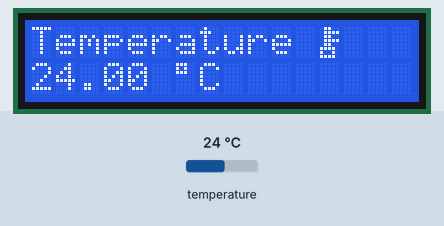
This sketch was run on a simulated Arduino Uno, built with avr-gcc and run on an emulated ATmega328P. Parts: 16×2 character LCD. The inputs (shaded band) are chosen by the test bench; at power-on: temperature 24 °C. What the sketch prints to the serial monitor is not drawn.

Above: at 10.8 s.
10.9 s: temperature set to 12 °C
At 12.4 s:
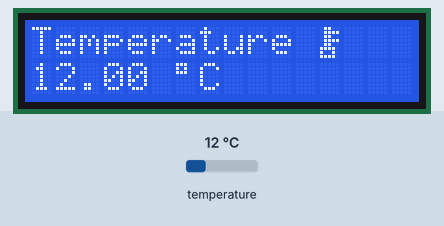
12.7 s: temperature set to 19 °C
At 13.8 s:
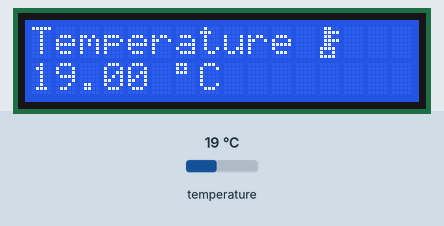
14.2 s: temperature set to 28 °C
At 15.3 s:
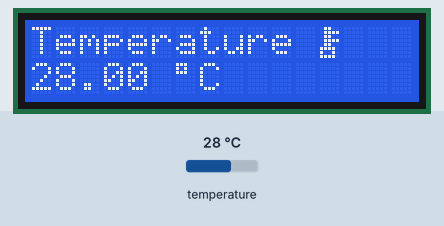
15.8 s: temperature set to 33 °C
At 16.8 s:
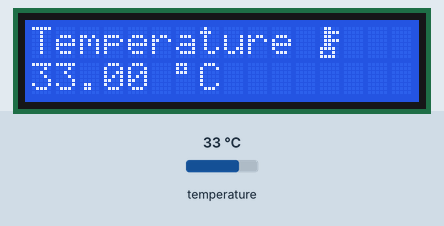
Timing chart, 0 to 18.3 s (numbered marks = the images above; inputs shaded):
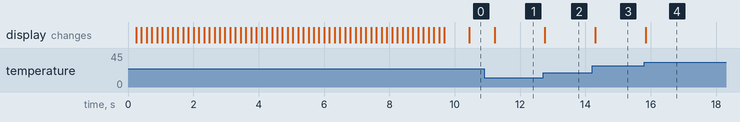

The sketch:

lcd_2.ino
```cpp
#include <LiquidCrystal.h>
#include <DallasTemperature.h>
#include <OneWire.h>

const int rs = 12, en = 11, d4 = 5, d5 = 4, d6 = 3, d7 = 2;
int temp_sensor_1 = 6;
int temp_sensor_2 = 9;
int temp_sensor_3 = 10;


float temperature = 0;
float fahrenheit = 0;
float temperature2 = 0;
float fahrenheit2 = 0;
float temperature3 = 0;
float fahrenheit3 = 0;

LiquidCrystal lcd(rs, en, d4, d5, d6, d7);

OneWire oneWirePin_1 (temp_sensor_1);
DallasTemperature sensors(&oneWirePin_1);

int x = 150;
int y = 5000;

  byte stepA1[8] = {B00011,B00111,B00111,B00111,B00111,B00001,B00011,B00111};
  byte stepA2[8] = {B00001,B00001,B00011,B00011,B00011,B00001,B00000,B00001};
  byte stepA3[8] = {B11111,B11111,B11111,B11111,B11111,B11011,B10001,B10001};
  byte stepA4[8] = {B11111,B11111,B11101,B11101,B11111,B11111,B11111,B11111};
  byte stepA5[8] = {B11000,B11100,B11100,B11100,B11100,B10000,B11000,B11100};
  byte stepA6[8] = {B00000,B10000,B11000,B00000,B11000,B11100,B11000,B10000};

//setting pixels for running man right:
//step 1 of 3:
  byte stepB1[8] = {B00011,B00011,B00011,B00011,B00001,B00000,B00000,B00000};
  byte stepB2[8] = {B00000,B00001,B00001,B00011,B00011,B00011,B00000,B00001};
  byte stepB3[8] = {B11111,B11111,B11111,B11111,B11111,B11111,B11111,B11110};
  byte stepB4[8] = {B11111,B11111,B11101,B11101,B11111,B11111,B11111,B11111};
  byte stepB5[8] = {B00000,B00000,B10000,B10000,B10000,B00000,B10000,B00000};
  byte stepB6[8] = {B00000,B11000,B00000,B11000,B11100,B11000,B10000,B00000};

//step 2 of 3
  byte stepC1[8] = {B11111,B11111,B11101,B00011,B00111,B01111,B01111,B00111};
  byte stepC2[8] = {B00000,B00001,B00001,B00011,B00011,B00011,B00000,B00111};
  byte stepC3[8] = {B11111,B11111,B11111,B11111,B11111,B10011,B00000,B00000};
  byte stepC4[8] = {B11111,B11111,B11101,B11101,B11111,B11111,B11111,B11111};
  byte stepC5[8] = {B11110,B11110,B01100,B11100,B11100,B11100,B00000,B00000};
  byte stepC6[8] = {B00000,B11000,B00000,B11000,B11100,B11000,B10000,B00000};

//step 3 of 3
  byte stepD1[8] = {B00001,B00011,B00111,B00111,B00111,B01111,B01100,B00000};
  byte stepD2[8] = {B00000,B00000,B00001,B00001,B00011,B00011,B00011,B00000};
  byte stepD3[8] = {B11111,B11111,B11111,B11111,B11111,B11111,B11110,B11111};
  byte stepD4[8] = {B00000,B11111,B11111,B11101,B11101,B11111,B11111,B11111};
  byte stepD5[8] = {B10000,B11000,B10000,B00000,B00000,B00000,B00000,B00000};
  byte stepD6[8] = {B00000,B00000,B11000,B00000,B11000,B11100,B11000,B10000};

//setting pixels for man slipping right
//step 1 of 3
  byte slipA1[8] = {B00111,B00111,B00011,B00011,B00001,B01111,B01111,B00111};
  byte slipA2[8] = {B00000,B00011,B00111,B01111,B01111,B00111,B00011,B00111};
  byte slipA3[8] = {B11111,B11111,B11111,B11111,B11111,B11111,B11000,B10000};
  byte slipA4[8] = {B11111,B11111,B11101,B11101,B11111,B11111,B11111,B11111};
  byte slipA5[8] = {B11000,B11000,B10000,B00000,B00000,B00000,B00000,B00000};
  byte slipA6[8] = {B00000,B11000,B00000,B11100,B11100,B11000,B10000,B11000};

//step 2 of 3
  byte slipB1[8] = {B00011,B00011,B00001,B00001,B00000,B00111,B00111,B00011};
  byte slipB2[8] = {B00000,B00001,B00011,B00111,B00111,B00011,B00001,B00011};
  byte slipB3[8] = {B11111,B11111,B11111,B11111,B11111,B11111,B11100,B11000};
  byte slipB4[8] = {B11111,B11111,B11110,B11110,B11111,B11111,B11111,B11111};
  byte slipB5[8] = {B11100,B11100,B11000,B10000,B10000,B00000,B00000,B00000};
  byte slipB6[8] = {B00000,B11000,B10000,B11100,B11110,B11100,B11000,B11100};

//step 3 of 3
  byte slipC1[8] = {B00001,B00001,B00000,B00000,B00000,B00011,B00011,B00001};
  byte slipC2[8] = {B00000,B00000,B00001,B00011,B00011,B00001,B00000,B00001};
  byte slipC3[8] = {B11111,B11111,B11111,B11111,B11111,B11111,B11110,B11100};
  byte slipC4[8] = {B01111,B11111,B11111,B11111,B11111,B11111,B11111,B11111};
  byte slipC5[8] = {B11110,B11110,B11100,B11000,B11000,B10000,B00000,B00000};
  byte slipC6[8] = {B10000,B11100,B11000,B11110,B11111,B11110,B11100,B11110};

//setting pixels for man running left
//step 1 of 3
  byte stepE1[8] = {B00000,B00001,B00001,B00001,B00000,B00000,B00001,B00000};
  byte stepE2[8] = {B00000,B00011,B00000,B00011,B00111,B00011,B00001,B00000};
  byte stepE3[8] = {B11111,B11111,B11111,B11111,B11111,B11111,B11111,B01111};
  byte stepE4[8] = {B11111,B11111,B10111,B10111,B11111,B11111,B11111,B11111};
  byte stepE5[8] = {B11000,B11000,B11000,B11000,B10000,B00000,B00000,B00000};
  byte stepE6[8] = {B00000,B10000,B10000,B11000,B11000,B11000,B10000,B10000};

//step 2 of 3
  byte stepF1[8] = {B01111,B01111,B01100,B00111,B00111,B00111,B00000,B00000};
  byte stepF2[8] = {B00000,B00011,B00000,B00011,B00111,B00011,B00001,B00000};
  byte stepF3[8] = {B11111,B11111,B11111,B11111,B11111,B11001,B00000,B00000};
  byte stepF4[8] = {B11111,B11111,B10111,B10111,B11111,B11111,B11111,B11111};
  byte stepF5[8] = {B11111,B11111,B10111,B11000,B11100,B11110,B11110,B11100};
  byte stepF6[8] = {B00000,B10000,B10000,B11000,B11000,B11000,B00000,B11100};

//step 3 of 3
  byte stepG1[8] = {B00001,B00011,B00001,B00000,B00000,B00000,B00000,B00000};
  byte stepG2[8] = {B00000,B00000,B00011,B00000,B00011,B00111,B00011,B00001};
  byte stepG3[8] = {B11111,B11111,B11111,B11111,B11111,B11111,B01111,B11111};
  byte stepG4[8] = {B00000,B11111,B11111,B10111,B10111,B11111,B11111,B11111};
  byte stepG5[8] = {B10000,B11000,B11100,B11100,B11100,B11110,B00110,B00000};
  byte stepG6[8] = {B00000,B00000,B10000,B10000,B11000,B11000,B11000,B00000};

//setting pixels for man slipping left
//step 1 of 3
  byte slipD1[8] = {B00011,B00011,B00001,B00000,B00000,B00000,B00000,B00000};
  byte slipD2[8] = {B00000,B00001,B00000,B00011,B00111,B00011,B00001,B00011};
  byte slipD3[8] = {B11111,B11111,B11111,B11111,B11111,B11111,B00011,B00001};
  byte slipD4[8] = {B11111,B11111,B10111,B10111,B11111,B11111,B11111,B11111};
  byte slipD5[8] = {B11100,B11100,B11000,B11000,B10000,B11110,B11110,B11100};
  byte slipD6[8] = {B00000,B11000,B11100,B11110,B11110,B11100,B11000,B11100};

//step 2 of 3
  byte slipE1[8] = {B00111,B00111,B00111,B00011,B00001,B00000,B00000,B00000};
  byte slipE2[8] = {B00000,B00011,B00001,B00111,B01111,B00111,B00011,B00111};
  byte slipE3[8] = {B11111,B11111,B11111,B11111,B11111,B11111,B00111,B00011};
  byte slipE4[8] = {B11111,B11111,B01111,B01111,B11111,B11111,B11111,B11111};
  byte slipE5[8] = {B11000,B11000,B10000,B00000,B10000,B11100,B11100,B11000};
  byte slipE6[8] = {B00000,B00000,B11000,B11100,B11100,B11000,B10000,B11000};

//step 3 of 3
  byte slipF1[8] = {B01111,B01111,B00111,B00111,B00011,B00001,B00000,B00000};
  byte slipF2[8] = {B00001,B00111,B00011,B01111,B11111,B01111,B00111,B01111};
  byte slipF3[8] = {B11111,B11111,B11111,B11111,B11111,B11111,B01111,B00111};
  byte slipF4[8] = {B11110,B11111,B11111,B11111,B11111,B11111,B11111,B11111};
  byte slipF5[8] = {B00000,B00000,B00000,B00000,B00000,B11000,B11000,B10000};
  byte slipF6[8] = {B00000,B00000,B10000,B11000,B11000,B10000,B00000,B10000};
// END setting all the pixel-art


void setup() {
  lcd.begin(16, 2);
  Serial.begin(9600);
  sensors.begin();


  lcd.clear();
  runningManR();
  manslipR();
  runningManL();
  manslipL();
  runningManR();
  manslipR();
  runningManL();
  manslipL();
  lcd.clear();

//  lcd.print("Loading");
//  delay(500);
//  lcd.clear();
//  lcd.print("Loading.");
//  delay(500);
//  lcd.clear();
//  lcd.print("Loading..");
//  delay(500);
//  lcd.clear();
//  lcd.print("Loading...");
//  delay(500);
//  lcd.clear();
//  lcd.print("Loading.");
//  delay(500);
//  lcd.clear();
//  lcd.print("Loading..");
//  delay(500);
//  lcd.clear();
//  lcd.print("Loading...");
//  delay(500);
//  lcd.clear();

//  lcd.print("Temperature" + (char)223 + "C");

  lcd.print("Temperature");

  byte customChar[] = {
      B01100,
      B01111,
      B01100,
      B01111,
      B01100,
      B11110,
      B10010,
      B11110
    };

  lcd.createChar(1, customChar);
  lcd.setCursor(12, 0);
  lcd.write(1);

}

void loop() {
  lcd.setCursor(0, 1);
  sensors.requestTemperatures();
  temperature = sensors.getTempCByIndex(0);

  union {
    float value;
    unsigned char bytes[4];
  } byte_Temp;

  byte_Temp.value = temperature;

  int temp = (int)(temperature);
  fahrenheit = sensors.toFahrenheit(temperature);

  if(temperature<-50){
    lcd.clear();
    lcd.setCursor(0, 0);
    lcd.print("Error");
    lcd.setCursor(0, 1);
    lcd.print("Check Wire");
  }
  else{
    lcd.clear();
    lcd.setCursor(0, 0);

//    char bigEnough[64] = "";
//    strcat(bigEnough, "Temperature");
//    strcat(bigEnough, (char)223);
//    strcat(bigEnough, "C)");

    byte customChar[] = {
      B01100,
      B01111,
      B01100,
      B01111,
      B01100,
      B11110,
      B10010,
      B11110
    };

    lcd.print("Temperature");

    lcd.createChar(1, customChar);
    lcd.setCursor(12, 0);
    lcd.write(1);

    lcd.setCursor(0, 1);
    lcd.print(temperature);

    lcd.setCursor(6, 1);
    lcd.print((char)223);

    lcd.setCursor(7, 1);
    lcd.print("C");
  }


//  Serial.print(temperature);
  Serial.write(byte_Temp.bytes,4);
//  delay(3000);
}

// running man to the right animation part
void runningManR() {
  for (int a=0;a<11;a+=4){
  int b = a + 1;
  int c = a + 2;
  int d = a + 3;
  int e = a + 4;
  int f = a + 5;
  int g = a + 6;
  lcd.clear();
  lcd.createChar(1, stepB1);
  lcd.createChar(2, stepB2);
  lcd.createChar(3, stepB3);
  lcd.createChar(4, stepB4);
  lcd.createChar(5, stepB5);
  lcd.createChar(6, stepB6);
  lcd.setCursor(b,1);
  lcd.write(1);
  lcd.setCursor(b,0);
  lcd.write(2);
  lcd.setCursor(c,1);
  lcd.write(3);
  lcd.setCursor(c,0);
  lcd.write(4);
  lcd.setCursor(d,1);
  lcd.write(5);
  lcd.setCursor(d,0);
  lcd.write(6);
  delay(x);
  lcd.clear();
  lcd.createChar(1, stepC1);
  lcd.createChar(2, stepC2);
  lcd.createChar(3, stepC3);
  lcd.createChar(4, stepC4);
  lcd.createChar(5, stepC5);
  lcd.createChar(6, stepC6);
  lcd.setCursor(c,1);
  lcd.write(1);
  lcd.setCursor(c,0);
  lcd.write(2);
  lcd.setCursor(d,1);
  lcd.write(3);
  lcd.setCursor(d,0);
  lcd.write(4);
  lcd.setCursor(e,1);
  lcd.write(5);
  lcd.setCursor(e,0);
  lcd.write(6);
  delay(x);
  lcd.clear();
  lcd.createChar(1, stepB1);
  lcd.createChar(2, stepB2);
  lcd.createChar(3, stepB3);
  lcd.createChar(4, stepB4);
  lcd.createChar(5, stepB5);
  lcd.createChar(6, stepB6);
  lcd.setCursor(d,1);
  lcd.write(1);
  lcd.setCursor(d,0);
  lcd.write(2);
  lcd.setCursor(e,1);
  lcd.write(3);
  lcd.setCursor(e,0);
  lcd.write(4);
  lcd.setCursor(f,1);
  lcd.write(5);
  lcd.setCursor(f,0);
  lcd.write(6);
  delay(x);
  lcd.clear();
  lcd.createChar(1, stepD1);
  lcd.createChar(2, stepD2);
  lcd.createChar(3, stepD3);
  lcd.createChar(4, stepD4);
  lcd.createChar(5, stepD5);
  lcd.createChar(6, stepD6);
  lcd.setCursor(e,1);
  lcd.write(1);
  lcd.setCursor(e,0);
  lcd.write(2);
  lcd.setCursor(f,1);
  lcd.write(3);
  lcd.setCursor(f,0);
  lcd.write(4);
  lcd.setCursor(g,1);
  lcd.write(5);
  lcd.setCursor(g,0);
  lcd.write(6);
  delay(x);
  }
}

void manslipR(){
  int a = 13;
  int b = a + 1;
  int c = a + 2;
  lcd.clear();
  lcd.createChar(1, slipA1);
  lcd.createChar(2, slipA2);
  lcd.createChar(3, slipA3);
  lcd.createChar(4, slipA4);
  lcd.createChar(5, slipA5);
  lcd.createChar(6, slipA6);
  lcd.setCursor(a,1);
  lcd.write(1);
  lcd.setCursor(a,0);
  lcd.write(2);
  lcd.setCursor(b,1);
  lcd.write(3);
  lcd.setCursor(b,0);
  lcd.write(4);
  lcd.setCursor(c,1);
  lcd.write(5);
  lcd.setCursor(c,0);
  lcd.write(6);
  delay(x);
  lcd.clear();
  lcd.createChar(1, slipB1);
  lcd.createChar(2, slipB2);
  lcd.createChar(3, slipB3);
  lcd.createChar(4, slipB4);
  lcd.createChar(5, slipB5);
  lcd.createChar(6, slipB6);
  lcd.setCursor(a,1);
  lcd.write(1);
  lcd.setCursor(a,0);
  lcd.write(2);
  lcd.setCursor(b,1);
  lcd.write(3);
  lcd.setCursor(b,0);
  lcd.write(4);
  lcd.setCursor(c,1);
  lcd.write(5);
  lcd.setCursor(c,0);
  lcd.write(6);
  delay(x);
  lcd.createChar(1, slipC1);
  lcd.createChar(2, slipC2);
  lcd.createChar(3, slipC3);
  lcd.createChar(4, slipC4);
  lcd.createChar(5, slipC5);
  lcd.createChar(6, slipC6);
  lcd.setCursor(a,1);
  lcd.write(1);
  lcd.setCursor(a,0);
  lcd.write(2);
  lcd.setCursor(b,1);
  lcd.write(3);
  lcd.setCursor(b,0);
  lcd.write(4);
  lcd.setCursor(c,1);
  lcd.write(5);
  lcd.setCursor(c,0);
  lcd.write(6);
  delay(x);
}

// running man to the left animation part
void runningManL(){
  for (int a=16;a>4;a-=4){
  int b = a - 1;
  int c = a - 2;
  int d = a - 3;
  int e = a - 4;
  int f = a - 5;
  int g = a - 6;
  lcd.clear();
  lcd.createChar(1, stepE1);
  lcd.createChar(2, stepE2);
  lcd.createChar(3, stepE3);
  lcd.createChar(4, stepE4);
  lcd.createChar(5, stepE5);
  lcd.createChar(6, stepE6);
  lcd.setCursor(d,1);
  lcd.write(1);
  lcd.setCursor(d,0);
  lcd.write(2);
  lcd.setCursor(c,1);
  lcd.write(3);
  lcd.setCursor(c,0);
  lcd.write(4);
  lcd.setCursor(b,1);
  lcd.write(5);
  lcd.setCursor(b,0);
  lcd.write(6);
  delay(x);
  lcd.clear();
  lcd.createChar(1, stepF1);
  lcd.createChar(2, stepF2);
  lcd.createChar(3, stepF3);
  lcd.createChar(4, stepF4);
  lcd.createChar(5, stepF5);
  lcd.createChar(6, stepF6);
  lcd.setCursor(e,1);
  lcd.write(1);
  lcd.setCursor(e,0);
  lcd.write(2);
  lcd.setCursor(d,1);
  lcd.write(3);
  lcd.setCursor(d,0);
  lcd.write(4);
  lcd.setCursor(c,1);
  lcd.write(5);
  lcd.setCursor(c,0);
  lcd.write(6);
  delay(x);
  lcd.clear();
  lcd.createChar(1, stepE1);
  lcd.createChar(2, stepE2);
  lcd.createChar(3, stepE3);
  lcd.createChar(4, stepE4);
  lcd.createChar(5, stepE5);
  lcd.createChar(6, stepE6);
  lcd.setCursor(f,1);
  lcd.write(1);
  lcd.setCursor(f,0);
  lcd.write(2);
  lcd.setCursor(e,1);
  lcd.write(3);
  lcd.setCursor(e,0);
  lcd.write(4);
  lcd.setCursor(d,1);
  lcd.write(5);
  lcd.setCursor(d,0);
  lcd.write(6);
  delay(x);
  lcd.clear();
  lcd.createChar(1, stepG1);
  lcd.createChar(2, stepG2);
  lcd.createChar(3, stepG3);
  lcd.createChar(4, stepG4);
  lcd.createChar(5, stepG5);
  lcd.createChar(6, stepG6);
  lcd.setCursor(g,1);
  lcd.write(1);
  lcd.setCursor(g,0);
  lcd.write(2);
  lcd.setCursor(f,1);
  lcd.write(3);
  lcd.setCursor(f,0);
  lcd.write(4);
  lcd.setCursor(e,1);
  lcd.write(5);
  lcd.setCursor(e,0);
  lcd.write(6);
  delay(x);
  }
}

// slipping man to the leftt animation part
void manslipL(){
  int a = 1;
  int b = a + 1;
  int c = a + 2;
  lcd.clear();
  lcd.createChar(1, slipD1);
  lcd.createChar(2, slipD2);
  lcd.createChar(3, slipD3);
  lcd.createChar(4, slipD4);
  lcd.createChar(5, slipD5);
  lcd.createChar(6, slipD6);
  lcd.setCursor(a,1);
  lcd.write(1);
  lcd.setCursor(a,0);
  lcd.write(2);
  lcd.setCursor(b,1);
  lcd.write(3);
  lcd.setCursor(b,0);
  lcd.write(4);
  lcd.setCursor(c,1);
  lcd.write(5);
  lcd.setCursor(c,0);
  lcd.write(6);
  delay(x);
  lcd.clear();
  lcd.createChar(1, slipE1);
  lcd.createChar(2, slipE2);
  lcd.createChar(3, slipE3);
  lcd.createChar(4, slipE4);
  lcd.createChar(5, slipE5);
  lcd.createChar(6, slipE6);
  lcd.setCursor(a,1);
  lcd.write(1);
  lcd.setCursor(a,0);
  lcd.write(2);
  lcd.setCursor(b,1);
  lcd.write(3);
  lcd.setCursor(b,0);
  lcd.write(4);
  lcd.setCursor(c,1);
  lcd.write(5);
  lcd.setCursor(c,0);
  lcd.write(6);
  delay(x);
  lcd.createChar(1, slipF1);
  lcd.createChar(2, slipF2);
  lcd.createChar(3, slipF3);
  lcd.createChar(4, slipF4);
  lcd.createChar(5, slipF5);
  lcd.createChar(6, slipF6);
  lcd.setCursor(a,1);
  lcd.write(1);
  lcd.setCursor(a,0);
  lcd.write(2);
  lcd.setCursor(b,1);
  lcd.write(3);
  lcd.setCursor(b,0);
  lcd.write(4);
  lcd.setCursor(c,1);
  lcd.write(5);
  lcd.setCursor(c,0);
  lcd.write(6);
  delay(x);
}
```

Measured:
- after the input at 10.9 s, the display: changes after 0.32 s (image 1)
- after the input at 12.7 s, the display: changes after 0.06 s (image 2)
- after the input at 14.2 s, the display: changes after 0.10 s (image 3)
- after the input at 15.8 s, the display: changes at once (image 4)
